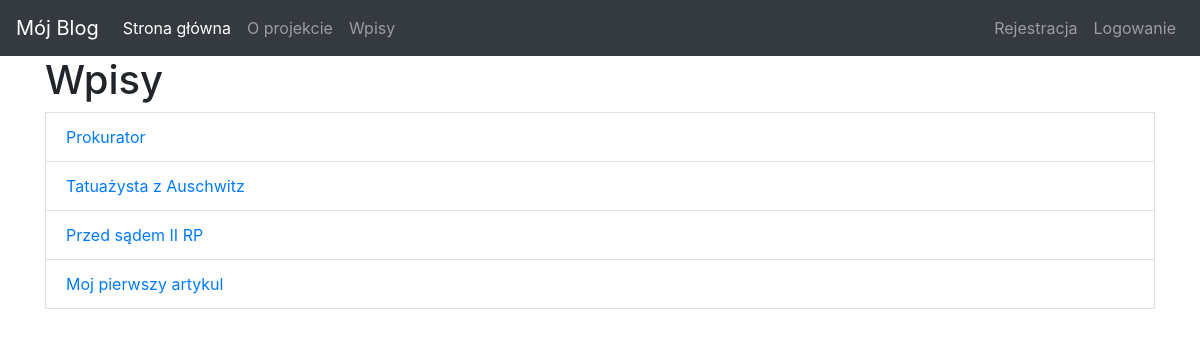
The page /articles on the database its author committed.
### app.py (models this page shows)
class Items(db.Model):
    __tablename__ = 'items'
    id = db.Column(db.Integer, primary_key=True)
    title = db.Column(db.Text)
    body = db.Column(db.String(500))
    author_id= db.Column(db.Integer,db.ForeignKey('user.id'))
    create_date = db.Column(db.String(128))
    publish= db.Column(db.Boolean(), default=False, nullable=True)

### app.py (the view)
@app.route('/articles')
def articles():
    result=len(Items.query.all())
    if result>0:
        articles = Items.query.all()
        return render_template('articles.html', articles=articles)
    else:
        msg="Nie znaleziono wpisów"
    return render_template('articles.html',msg=msg)

### templates/articles.html (shortened to what this page needs)
{% extends 'layout.html' %}
{% block body %}
    <h1> Wpisy </h1>
         {% for article in articles %}
            {% if article.publish==1 %}
           <li class="list-group-item"><a href="articles/{{article.id}}"> {{article.title}} </a></li>
            {% endif %}
    {% endfor %}
{%endblock%}

### rows shown on the page
Items: title "Prokurator"
Items: title "Tatuażysta z Auschwitz"
Items: title "Przed sądem II RP"
Items: title "Moj pierwszy artykul"
